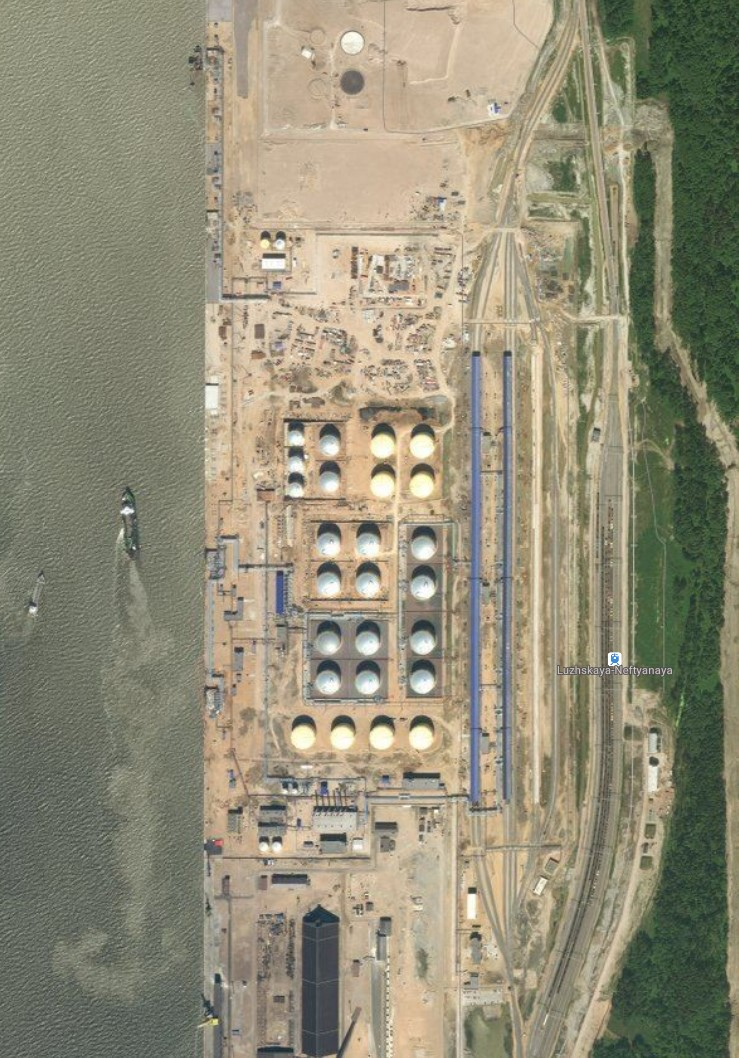
#> input picture lab_6/images/high_res.jpg, 739 x 1058 px
$ python task_1.py
#> lines starting #> are read from the running program, lines starting #| are printed output that depends on the picture; after the words box and inside, x2 and y2 are one past the last pixel; in counts of white or black regions, pixels touching at a corner belong together
### lab_5/task.py
import cv2
import numpy as np


# [8 lines left out: function load_images, not called in this run]


def preprocess(img):
    blurred = cv2.GaussianBlur(img, (5, 5), 0)

    lab = cv2.cvtColor(blurred, cv2.COLOR_BGR2LAB)
    l, a, b = cv2.split(lab)

    clahe = cv2.createCLAHE(
        clipLimit=3.0,
        tileGridSize=(8, 8)
    )

    l2 = clahe.apply(l)

    merged = cv2.merge((l2, a, b))
    enhanced = cv2.cvtColor(
        merged,
        cv2.COLOR_LAB2BGR
    )

    return enhanced


def kmeans_segmentation(img, k=4):
    Z = img.reshape((-1, 3))
    Z = np.float32(Z)

    criteria = (
        cv2.TERM_CRITERIA_EPS +
        cv2.TERM_CRITERIA_MAX_ITER,
        10,
        1.0
    )

    _, label, center = cv2.kmeans(
        Z,
        k,
        None,
        criteria,
        10,
        cv2.KMEANS_RANDOM_CENTERS
    )

    center = np.uint8(center)

    result = center[label.flatten()]
    result = result.reshape(img.shape)

    labels = label.reshape(img.shape[:2])

    return result, labels


def extract_target_cluster(img, labels):
    cluster_means = []

    for i in range(np.max(labels) + 1):
        mask = labels == i
        mean = np.mean(img[mask])
        cluster_means.append(mean)

    target_cluster = np.argmax(cluster_means)

    mask = (
        (labels == target_cluster)
        .astype(np.uint8) * 255
    )

    return mask


def get_contours(mask):
    kernel = np.ones((5, 5), np.uint8)

    cleaned = cv2.morphologyEx(
        mask,
        cv2.MORPH_CLOSE,
        kernel
    )

    contours, _ = cv2.findContours(
        cleaned,
        cv2.RETR_EXTERNAL,
        cv2.CHAIN_APPROX_SIMPLE
    )

    return contours, cleaned


# [100 lines left out: functions filter_circles, draw_circles, process_image, show_results, main, not called in this run]


# [2 lines that do not run on import are left out]

### lab_6/task_1.py
import cv2 as cv
from lab_5.task import preprocess
from lab_5.task import kmeans_segmentation
from lab_5.task import extract_target_cluster
from lab_5.task import get_contours

def SIFT_Feature_Matching(filename_1, filename_2):
    img1, img2 = prepare_images(filename_1, filename_2)
#> in prepare_images, high_res is the input picture: shape (1058, 739, 3); mean B, G, R 119.6, 141.3, 145.7
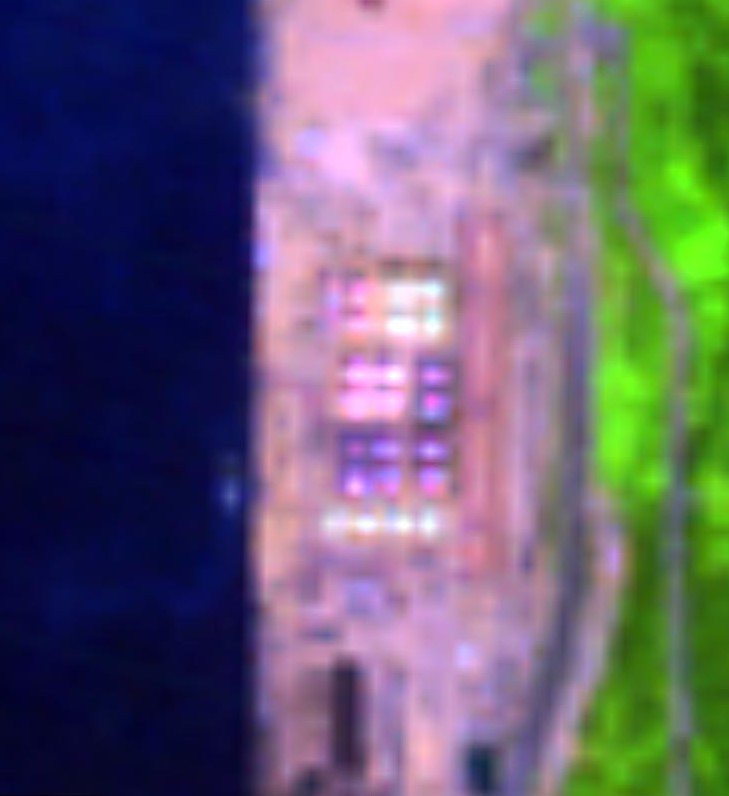
#> input picture lab_6/images/low_res.jpg, 729 x 796 px
#> in prepare_images, low_res is the input picture: shape (796, 729, 3); mean B, G, R 111.2, 95.1, 101.2
#> in preprocess, `lab = cv2.cvtColor(blurred, cv2.COLOR_BGR2LAB)`: lab: shape (1058, 739, 3); mean of channels 0, 1, 2 148.7, 125.7, 140.2
#> in preprocess, `merged = cv2.merge((l2, a, b))`: merged: shape (1058, 739, 3); mean of channels 0, 1, 2 133.7, 125.7, 140.2
#> in preprocess, `enhanced = cv2.cvtColor( merged, cv2.COLOR_LAB2BGR )`:
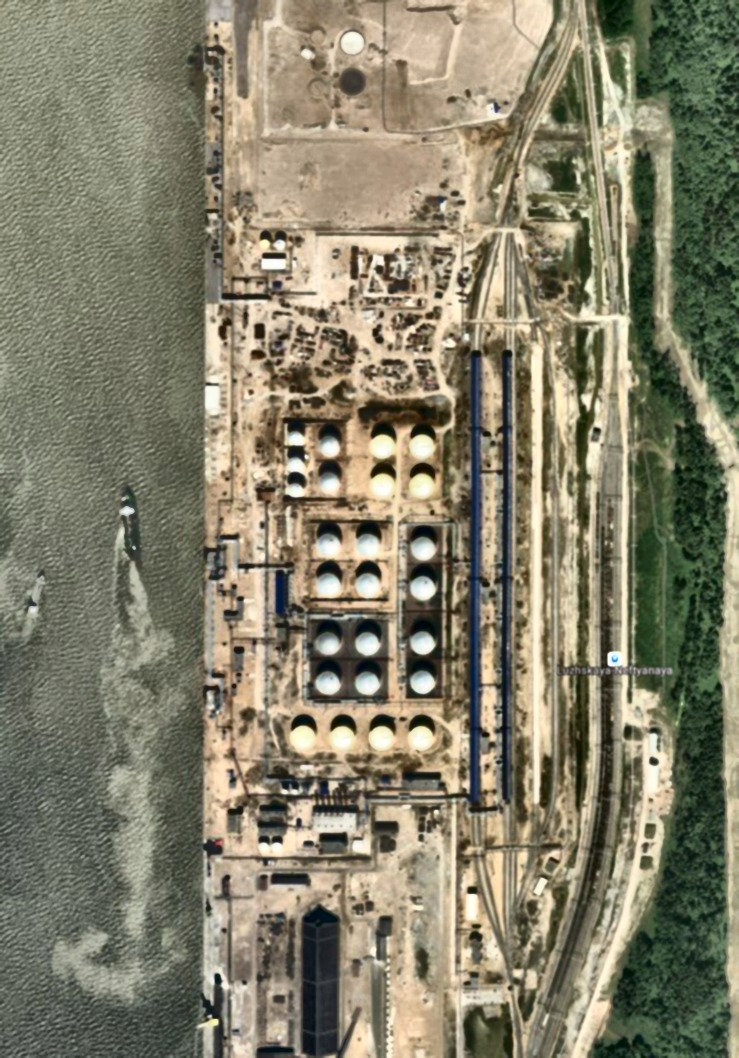
#> enhanced: shape (1058, 739, 3); mean B, G, R 106.1, 127.5, 131.5
#> in kmeans_segmentation, `_, label, center = cv2.kmeans( Z, k, None, criteria, 10, cv2.KMEANS_RA..`: center = [[40.26, 56.2, 49.26], [85.74, 104.8, 104.7], [126.9, 150.6, 159.1], [177.8, 205.9, 221.3]]
#> in kmeans_segmentation, `center = np.uint8(center)`: center = [[40, 56, 49], [85, 104, 104], [126, 150, 159], [177, 205, 221]]
#> in kmeans_segmentation, `labels = label.reshape(img.shape[:2])`:
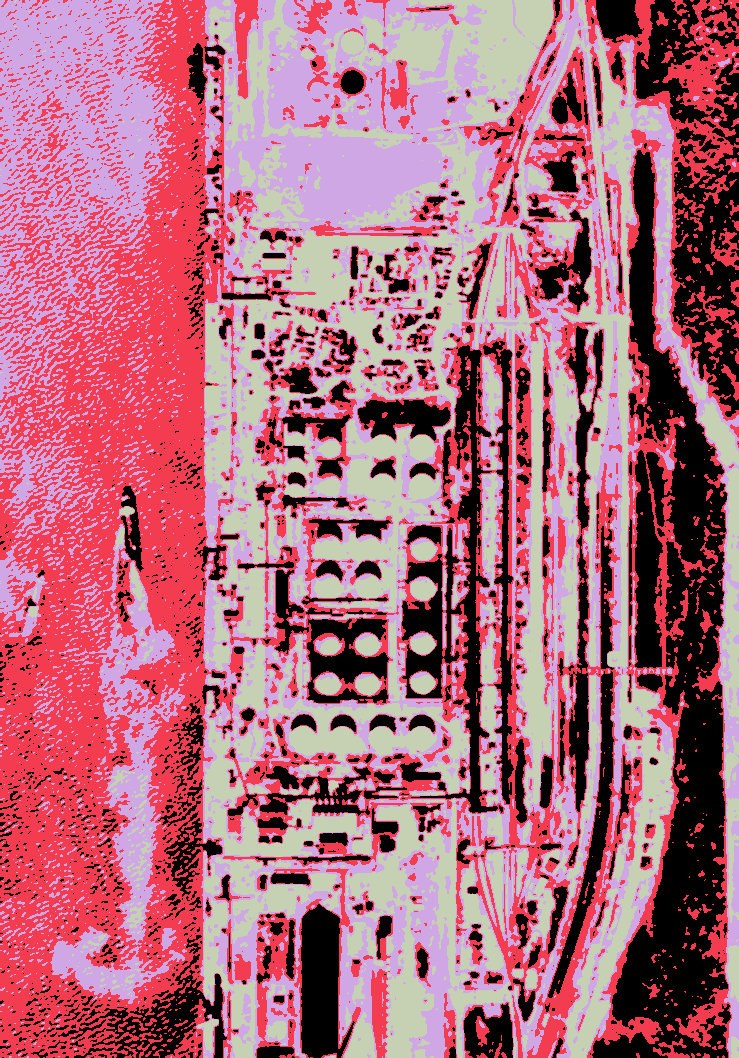
#> labels: shape (1058, 739) int32; 4 distinct labels, from 0 to 3; one colour per label, 0 black
#> in kmeans_segmentation (call 2), `labels = label.reshape(img.shape[:2])`: labels: shape (796, 729) int32; 4 distinct labels, from 0 to 3
#> the loop in extract_target_cluster, `for i in range(np.max(labels) + 1):` made 4 passes
#> mean on passes 1 to 4: 48.33, 97.67, 145, 201
#> pass 1, in extract_target_cluster, `mask = labels == i`:
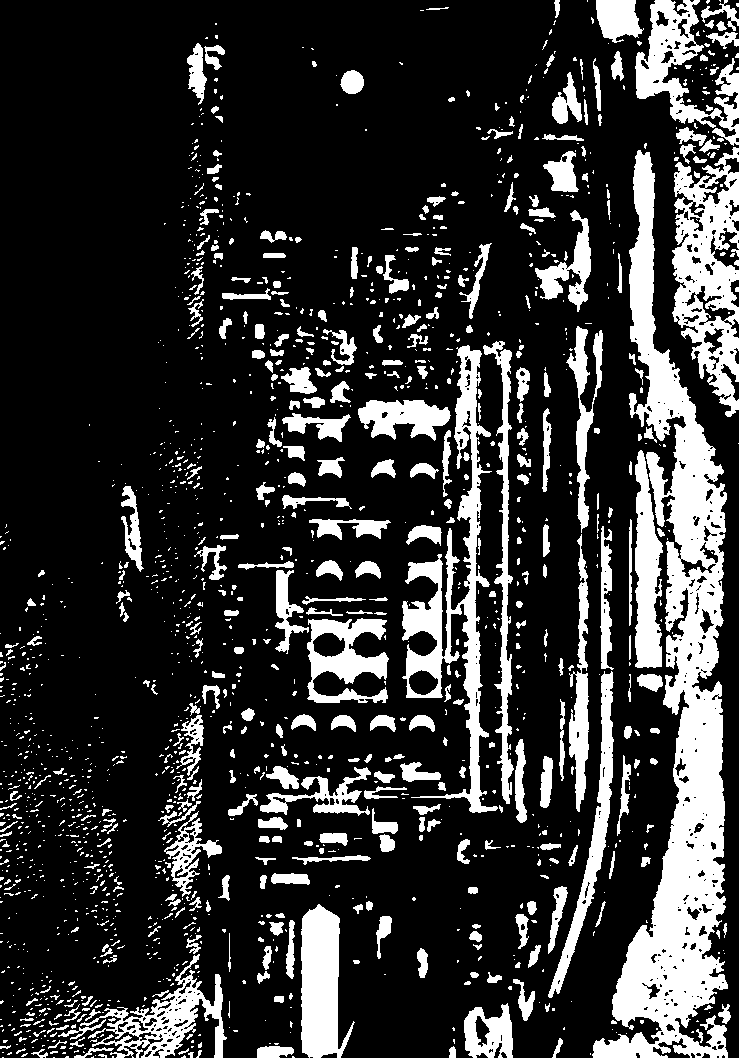
#> mask: shape (1058, 739) bool; 20.3% white; 1697 white regions (1274 under 20 px), largest, box (x1, y1, x2, y2) and area: (592, 150, 728, 1058) 41804, (402, 345, 498, 813) 10407, (672, 147, 739, 417) 9718
#> after the loop in extract_target_cluster, `for i in range(np.max(labels) + 1):`: cluster_means = [48.33, 97.67, 145, 201]
#> in extract_target_cluster, `target_cluster = np.argmax(cluster_means)`: target_cluster = 3
#> in extract_target_cluster, `mask = ( (labels == target_cluster) .astype(np.uint8) * 255 )`: mask: shape (1058, 739); 19.7% white; 877 white regions (602 under 20 px), largest, box (x1, y1, x2, y2) and area: (222, 230, 462, 563) 18065, (386, 0, 553, 131) 10524, (346, 804, 513, 1058) 10464
#> the loop in extract_target_cluster (call 2), `for i in range(np.max(labels) + 1):` made 4 passes
#> mean on passes 1 to 4: 28, 185, 129, 89
#> pass 1, in extract_target_cluster (call 2), `mask = labels == i`:
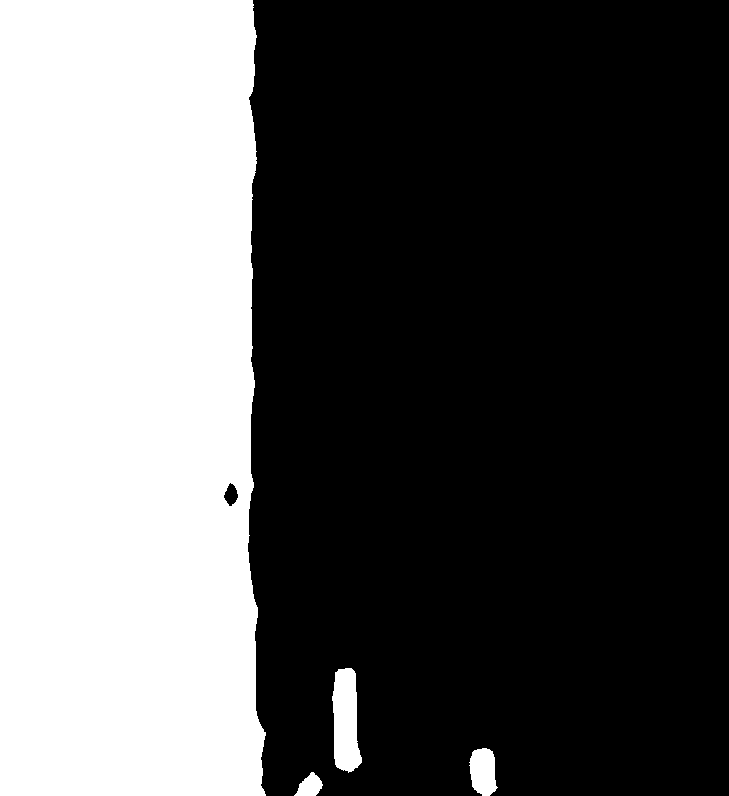
#> mask: shape (796, 729) bool; 35.5% white; 4 white regions, box (x1, y1, x2, y2) and area: (0, 0, 266, 796) 201943, (332, 668, 362, 773) 2365, (469, 748, 498, 796) 1056, (294, 772, 323, 796) 425
#> after the loop in extract_target_cluster (call 2), `for i in range(np.max(labels) + 1):`: cluster_means = [28, 185, 129, 89]
#> in extract_target_cluster (call 2), `target_cluster = np.argmax(cluster_means)`: target_cluster = 1
#> in extract_target_cluster (call 2), `mask = ( (labels == target_cluster) .astype(np.uint8) * 255 )`: mask: shape (796, 729); 27.1% white; 29 white regions (15 under 20 px), largest, box (x1, y1, x2, y2) and area: (258, 0, 556, 796) 153136, (551, 686, 584, 768) 880, (371, 439, 409, 463) 579
#> in get_contours, `cleaned = cv2.morphologyEx( mask, cv2.MORPH_CLOSE, kernel )`: cleaned: shape (1058, 739); 22.2% white; 381 white regions (248 under 20 px)
#> in get_contours, `contours, _ = cv2.findContours( cleaned, cv2.RETR_EXTERNAL, cv2.CHAIN_..`: contours = 369 contours, 257 with area under 20; largest, box (x1, y1, x2, y2) and area: (205, 0, 553, 670) 73772, (346, 799, 518, 1058) 14188, (203, 692, 371, 1058) 13205, (532, 0, 662, 669) 11076, (308, 420, 441, 612) 9910
#> in get_contours (call 2), `cleaned = cv2.morphologyEx( mask, cv2.MORPH_CLOSE, kernel )`:
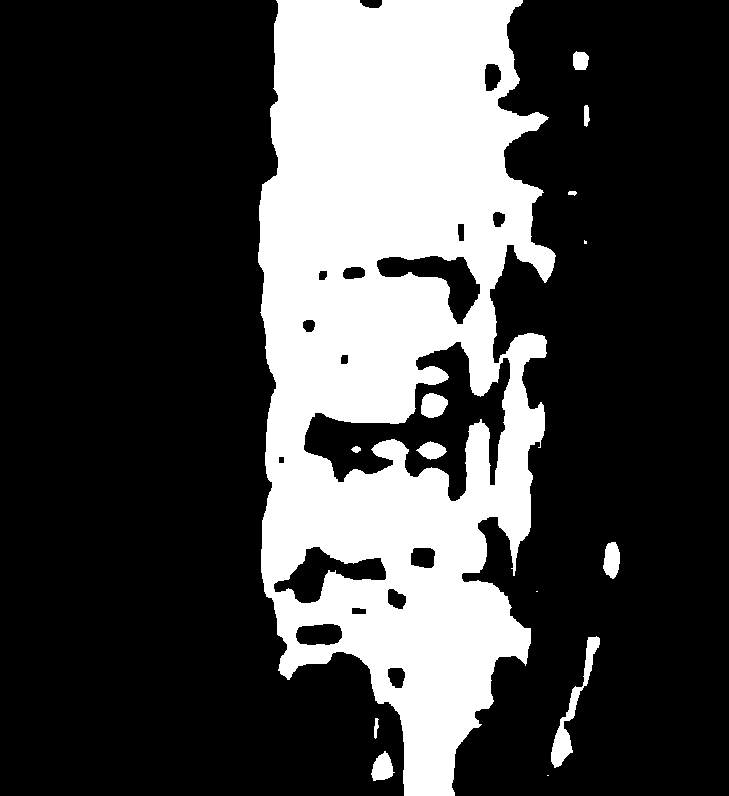
#> cleaned: shape (796, 729); 27.3% white; 14 white regions (3 under 20 px)
#> in get_contours (call 2), `contours, _ = cv2.findContours( cleaned, cv2.RETR_EXTERNAL, cv2.CHAIN_..`: contours = 11 contours, 3 with area under 20; largest, box (x1, y1, x2, y2) and area: (258, 0, 556, 796) 174550, (551, 636, 600, 768) 1150, (603, 542, 620, 579) 431, (371, 751, 395, 781) 420, (573, 51, 589, 70) 226, (584, 105, 590, 127) 78, (374, 718, 379, 739) 46, (568, 191, 577, 196) 24

    sift = cv.SIFT_create()

    kp1, des1 = sift.detectAndCompute(img1, None)
#> kp1 = 5206 keypoints; strongest (x, y, size): (359, 1039, 2.1), (213, 468, 2.1), (360, 728, 2.1), (476, 32, 2.1)
    kp2, des2 = sift.detectAndCompute(img2, None)
#> kp2 = 425 keypoints; strongest (x, y, size): (309, 325, 8.4), (581, 60, 11.2), (356, 449, 4.9), (423, 557, 15)

    FLANN_INDEX_KDTREE = 1
    index_params = dict(algorithm=FLANN_INDEX_KDTREE, trees=5)
    search_params = dict(checks=50)
    flann = cv.FlannBasedMatcher(index_params, search_params)
    matches = flann.knnMatch(des1, des2, k=2)
#> matches = 5206 matches

    matchesMask = [[0, 0] for i in range(len(matches))]
#> matchesMask = 5206 pairs, first value 0 to 0, second value 0 to 0

    for i,(m,n) in enumerate(matches):
        if m.distance < 0.7 * n.distance:
            matchesMask[i] = [1, 0]
#> after the loop, matchesMask = 5206 pairs, first value 0 to 1, second value 0 to 0

    draw_params = dict(matchColor = (0, 255, 0),
                       singlePointColor = (255, 0, 0),
                       matchesMask = matchesMask,
                       flags = cv.DrawMatchesFlags_DEFAULT)
#> draw_params = 4 items

    img3 = cv.drawMatchesKnn(img1, kp1, img2, kp2, matches, None, **draw_params)
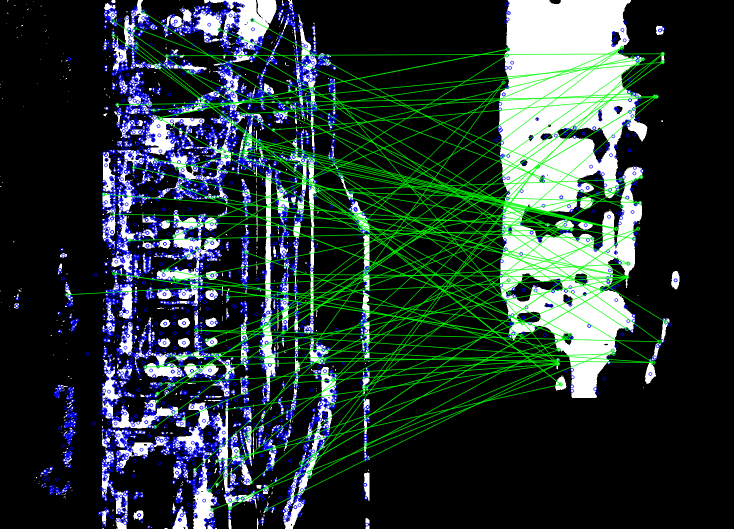
#> img3: shape (1058, 1468, 3) (shown at 1/2 size); mean of channels 0, 1, 2 54.1, 56.8, 40.5; drawn as B, G, R

    cv.imshow('SIFT_Feature_Matching', img3)
    cv.waitKey(0)

    return

def prepare_images(filename_1, filename_2):
    high_res = cv.imread(filename_1)
    low_res = cv.imread(filename_2)
    high_res_prep = preprocess(high_res)
    low_res_prep = low_res
    high_kmeans, high_labels = kmeans_segmentation(high_res_prep)
    low_kmeans, low_labels = kmeans_segmentation(low_res_prep)
    high_mask = extract_target_cluster(high_kmeans, high_labels)
    low_mask = extract_target_cluster(low_kmeans, low_labels)
    _, high_clean = get_contours(high_mask)
    _, low_clean = get_contours(low_mask)
    cv.waitKey(0)

    return high_mask, low_mask

SIFT_Feature_Matching('images/high_res.jpg', 'images/low_res.jpg')
